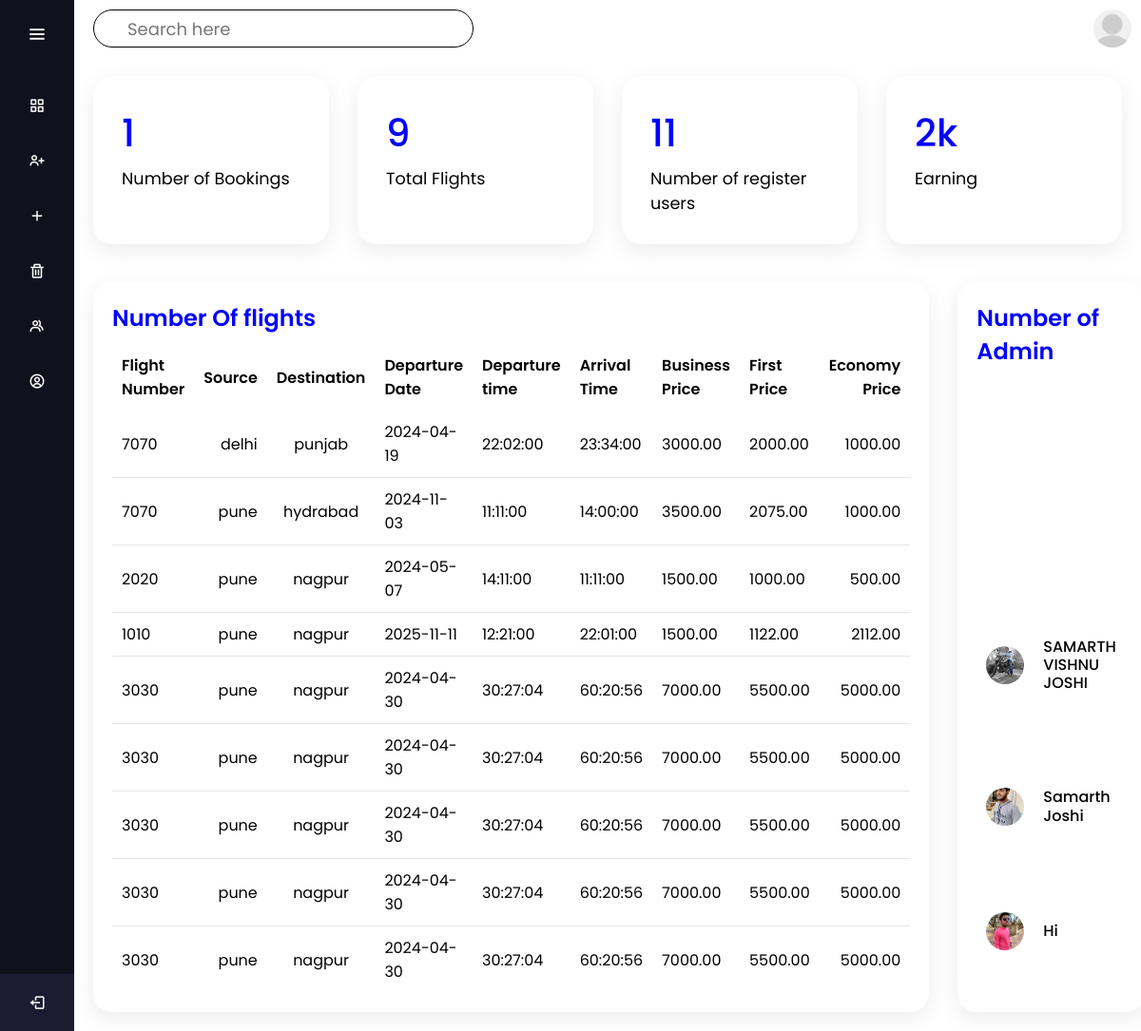
Page /ADMIN/dash.php on the committed database.
### tables this page shows
CREATE TABLE `flightinsert` (
  `flightNumber` varchar(50) NOT NULL,
  `source` varchar(100) NOT NULL,
  `destination` varchar(100) NOT NULL,
  `departureDate` date NOT NULL,
  `departureTime` time NOT NULL,
  `arrivalTime` time NOT NULL,
  `economyPrice` decimal(10,2) NOT NULL,
  `businessPrice` decimal(10,2) NOT NULL,
  `firstclassPrice` decimal(10,2) NOT NULL
);

CREATE TABLE `user_form` (
  `id` int(100) NOT NULL,
  `name` varchar(100) NOT NULL,
  `email` varchar(100) NOT NULL,
  `password` varchar(100) NOT NULL,
  `image` varchar(100) NOT NULL
);

### ADMIN/dash.php (the view, shortened to what this page needs)
<?php
include 'dbconnect.php';
$sql_flight_count = "SELECT COUNT(*) AS flight_count FROM flightinsert";
$result_flight_count = mysqli_query($conn, $sql_flight_count);
$sql_total_earning = "SELECT SUM(price) AS total_earning FROM totalbookings";
$result_total_earning = mysqli_query($conn, $sql_total_earning);
$sql_customer_count = "SELECT COUNT(*) AS customer_count FROM user";
$result_customer_count = mysqli_query($conn, $sql_customer_count);
$sql_admin_count = "SELECT COUNT(*) AS admin_count FROM totalbookings";
$result_admin_count = mysqli_query($conn, $sql_admin_count);
if ($result_flight_count && $result_total_earning && $result_customer_count && $result_admin_count) {
  $row_flight_count = mysqli_fetch_assoc($result_flight_count);
  $numberOfFlights = $row_flight_count['flight_count'];
  $row_total_earning = mysqli_fetch_assoc($result_total_earning);
  $totalEarning = $row_total_earning['total_earning'];
  $row_customer_count = mysqli_fetch_assoc($result_customer_count);
  $numberOfCustomers = $row_customer_count['customer_count'];
  $row_admin_count = mysqli_fetch_assoc($result_admin_count);
  $numberOfAdmins = $row_admin_count['admin_count'];
  function formatEarnings($earning)
  {
    if ($earning >= 1000000) {
      $earning = number_format($earning / 1000000, 2, '.', ',') . " m";
    } elseif ($earning >= 1000) {
      $earning = number_format($earning / 1000, 0, '.', ',') . "k";
    } else {
      $earning = number_format($earning, 0, '.', ',');
    }
    return $earning;
  }
  $totalEarning = formatEarnings($totalEarning);
} else {
  $numberOfFlights = "Error fetching flight count";
  $totalEarning = "Error fetching total earning";
  $numberOfCustomers = "Error fetching customer count";
  $numberOfAdmins = "Error fetching admin count";
}
?>
<!DOCTYPE html>
<html lang="en">
<head>
  <link rel='stylesheet' href='https://unpkg.com/boxicons@2.1.4/css/boxicons.min.css'>
</head>
<body onload="session()">
  <section class="home-section">
    <div class="main" id="dashboard-content">
      <div class="topbar">
        <div class="search">
          <label>
            <input type="text" placeholder="Search here">
          </label>
        </div>
        <div class="user">
          <?php
          if ($fetch['image'] == '') {
            echo '<img src="images/default-avatar.png">';
          } else {
            echo '<img src="uploaded_img/' . $fetch['image'] . '">';
          }
          ?>
        </div>
      </div>
      <div class="cardBox">
        <div class="card">
          <div>
            <div class="numbers">
              <?php echo $numberOfAdmins; ?>
            </div>
            <div class="cardName">Number of Bookings</div>
          </div>
        </div>
        <div class="card">
          <div>
            <div class="numbers">
              <?php echo $numberOfFlights; ?>
            </div>
            <div class="cardName">Total Flights</div>
          </div>
        </div>
        <div class="card">
          <div>
            <div class="numbers">
              <?php echo $numberOfCustomers; ?>
            </div>
            <div class="cardName">Number of register users</div>
          </div>
        </div>
        <div class="card">
          <div>
            <div class="numbers">
              <?php echo $totalEarning; ?>
            </div>
            <div class="cardName">Earning</div>
          </div>
        </div>
      </div>
      <div class="details">
        <div class="recentOrders">
          <div class="cardHeader">
            <h2>Number Of flights</h2>
          </div>
          <?php
          include 'dbconnect.php';
          $query = "SELECT * FROM flightinsert";
          $result = mysqli_query($conn, $query);
          if (mysqli_num_rows($result) > 0) {
            echo '<table>
        <thead>
          <tr>
            <td>Flight Number</td>
            <td>Source</td>
            <td>Destination</td>
            <td>Departure Date</td>
            <td>Departure time</td>
            <td>Arrival Time</td>
            <td>Business Price</td>
            <td>First Price</td>
            <td>Economy Price</td>
          </tr>
        </thead>
        <tbody>';
            while ($row = mysqli_fetch_assoc($result)) {
              echo '<tr>
            <td>' . $row['flightNumber'] . '</td>
            <td>' . $row['source'] . '</td>
            <td>' . $row['destination'] . '</td>
            <td>' . $row['departureDate'] . '</td>
            <td>' . $row['departureTime'] . '</td>
            <td>' . $row['arrivalTime'] . '</td>
            <td>' . $row['businessPrice'] . '</td>
            <td>' . $row['firstclassPrice'] . '</td>
            <td>' . $row['economyPrice'] . '</td>
          </tr>';
            }
            echo '</tbody></table>';
          } else {
            echo "No data found";
          }
          ?>
        </div>
        <?php
        include 'dbconnect.php';
        $sql = "SELECT name, image FROM user_form";
        $result = $conn->query($sql);
        ?>
        <div class="recentCustomers">
          <div class="cardHeader">
            <h2>Number of Admin</h2>
          </div>
          <table>
            <?php
            if ($result->num_rows > 0) {
              while ($row = $result->fetch_assoc()) {
                ?>
                <tr>
                  <td width="60px">
                    <?php
                    if ($row['image'] == '') {
                      echo "<div class='imgBx'><img src='images/default-avatar.png'></div>";
                    } else {
                      echo "<div class='imgBx'><img src='uploaded_img/{$row['image']}'></div>";
                    }
                    ?>
                  </td>
                  <td>
                    <h4>
                      <?php echo $row['name']; ?>
                    </h4>
                  </td>
                </tr>
                <?php
              }
            } else {
              echo "<tr><td colspan='2'>0 results</td></tr>";
            }
            ?>
          </table>
        </div>
      </div>
    </div>
  </section>
</body>
</html>

### ADMIN/css/stylefornavigation.css (style rules this page uses)
* { margin: 0; padding: 0; box-sizing: border-box; font-family: "Poppins", sans-serif; }
.sidebar { position: fixed; left: 0; top: 0; height: 100%; width: 78px; background: #11101d; padding: 6px 14px; z-index: 99; transition: all 0.5s ease; }
.sidebar .logo-details { height: 60px; display: flex; align-items: center; position: relative; }
.sidebar .logo-details #btn { position: absolute; top: 50%; right: 0; transform: translateY(-50%); font-size: 22px; transition: all 0.4s ease; font-size: 23px; text-align: center; cursor: pointer; transition: all 0.5s ease; }
.sidebar i { color: #fff; height: 60px; min-width: 50px; font-size: 28px; text-align: center; line-height: 60px; }
.sidebar .nav-list { margin-top: 20px; height: 100%; }
.sidebar li { position: relative; margin: 8px 0; list-style: none; }
.sidebar li a { display: flex; height: 100%; width: 100%; border-radius: 12px; align-items: center; text-decoration: none; transition: all 0.4s ease; background: #11101d; }
.sidebar li i { height: 50px; line-height: 50px; font-size: 18px; border-radius: 12px; }
.sidebar li.profile { position: fixed; height: 60px; width: 78px; left: 0; bottom: -8px; padding: 10px 14px; background: #1d1b31; transition: all 0.5s ease; overflow: hidden; }
.sidebar .profile #log_out { position: absolute; top: 50%; right: 0; transform: translateY(-50%); background: #1d1b31; width: 100%; height: 60px; line-height: 60px; border-radius: 0px; transition: all 0.5s ease; }
.home-section { position: relative; background: #e4e9f7; min-height: 100vh; top: 0; left: 78px; width: calc(100% - 78px); transition: all 0.5s ease; z-index: 2; }

### ADMIN/dash.php (style rules this page uses)
.main { position: absolute; width: 100%; min-height: 100vh; background: white; transition: 0.5s; }
.cardBox { position: relative; width: 100%; padding: 20px; display: grid; grid-template-columns: repeat(4, 1fr); grid-gap: 30px; }
.cardBox .card { position: relative; background: var(--white); padding: 30px; border-radius: 20px; display: flex; justify-content: space-between; cursor: pointer; box-shadow: 0 7px 25px rgba(0, 0, 0, 0.08); }
.cardBox .card .numbers { position: relative; font-weight: 500; font-size: 2.5rem; color: blue; }
.cardBox .card .cardName { color: var(--black2); font-size: 1.1rem; margin-top: 5px; }
.topbar { width: 100%; height: 60px; display: flex; justify-content: space-between; align-items: center; padding: 0 10px; }
.search { position: relative; width: 400px; margin: 0 10px; }
.search label { position: relative; width: 100%; }
.search label input { width: 100%; height: 40px; border-radius: 40px; padding: 5px 20px; padding-left: 35px; font-size: 18px; outline: none; border: 1px solid black; }
.user { position: relative; width: 40px; height: 40px; border-radius: 50%; overflow: hidden; cursor: pointer; }
.user img { position: absolute; top: 0; left: 0; width: 100%; height: 100%; object-fit: cover; }
.details { position: relative; width: 100%; padding: 20px; display: grid; grid-template-columns: 2fr 1fr; grid-gap: 30px; }
.details .recentOrders { position: relative; display: grid; min-height: 500px; background: var(--white); padding: 20px; box-shadow: 0 7px 25px rgba(0, 0, 0, 0.08); border-radius: 20px; }
.details .cardHeader { display: flex; justify-content: space-between; align-items: flex-start; }
.cardHeader h2 { font-weight: 600; color: blue; }
.details table { width: 100%; border-collapse: collapse; margin-top: 10px; }
.details table thead td { font-weight: 600; }
.details .recentOrders table tr { color: black; border-bottom: 1px solid rgba(0, 0, 0, 0.1); }
.details .recentOrders table tr:last-child { border-bottom: none; }
.details .recentOrders table tr td { padding: 10px; }
.details .recentOrders table tr td:last-child { text-align: end; }
.details .recentOrders table tr td:nth-child(2) { text-align: end; }
.details .recentOrders table tr td:nth-child(3) { text-align: center; }
.recentCustomers { position: relative; display: grid; min-height: 500px; padding: 20px; background: var(--white); box-shadow: 0 7px 25px rgba(0, 0, 0, 0.08); border-radius: 20px; }
.recentCustomers .imgBx { position: relative; width: 40px; height: 40px; border-radius: 50px; overflow: hidden; }
.recentCustomers .imgBx img { position: absolute; top: 0; left: 0; width: 100%; height: 100%; object-fit: cover; }
.recentCustomers table tr td { padding: 12px 10px; }
.recentCustomers table tr td h4 { font-size: 16px; font-weight: 500; line-height: 1.2rem; }

### rows in the picture
flightinsert: flightNumber "7070", source "delhi", destination "punjab", departureDate "2024-04-19", departureTime "22:02:00", arrivalTime "23:34:00", businessPrice "3000.00", firstclassPrice "2000.00", economyPrice "1000.00"
flightinsert: flightNumber "7070", source "pune", destination "hydrabad", departureDate "2024-11-03", departureTime "11:11:00", arrivalTime "14:00:00", businessPrice "3500.00", firstclassPrice "2075.00", economyPrice "1000.00"
flightinsert: flightNumber "2020", source "pune", destination "nagpur", departureDate "2024-05-07", departureTime "14:11:00", arrivalTime "11:11:00", businessPrice "1500.00", firstclassPrice "1000.00", economyPrice "500.00"
flightinsert: flightNumber "1010", source "pune", destination "nagpur", departureDate "2025-11-11", departureTime "12:21:00", arrivalTime "22:01:00", businessPrice "1500.00", firstclassPrice "1122.00", economyPrice "2112.00"
flightinsert: flightNumber "3030", source "pune", destination "nagpur", departureDate "2024-04-30", departureTime "30:27:04", arrivalTime "60:20:56", businessPrice "7000.00", firstclassPrice "5500.00", economyPrice "5000.00"
flightinsert: flightNumber "3030", source "pune", destination "nagpur", departureDate "2024-04-30", departureTime "30:27:04", arrivalTime "60:20:56", businessPrice "7000.00", firstclassPrice "5500.00", economyPrice "5000.00"
flightinsert: flightNumber "3030", source "pune", destination "nagpur", departureDate "2024-04-30", departureTime "30:27:04", arrivalTime "60:20:56", businessPrice "7000.00", firstclassPrice "5500.00", economyPrice "5000.00"
flightinsert: flightNumber "3030", source "pune", destination "nagpur", departureDate "2024-04-30", departureTime "30:27:04", arrivalTime "60:20:56", businessPrice "7000.00", firstclassPrice "5500.00", economyPrice "5000.00"
flightinsert: flightNumber "3030", source "pune", destination "nagpur", departureDate "2024-04-30", departureTime "30:27:04", arrivalTime "60:20:56", businessPrice "7000.00", firstclassPrice "5500.00", economyPrice "5000.00"
user_form: image (picture), name "SAMARTH VISHNU JOSHI"
user_form: image (picture), name "Samarth Joshi"
user_form: image (picture), name "Hi"

### other values in the picture
$numberOfAdmins "1"
$numberOfFlights "9"
$numberOfCustomers "11"
$totalEarning "2k"
